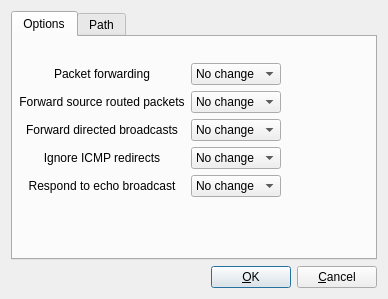
<?xml version="1.0" encoding="UTF-8"?>
<ui version="4.0">
 <class>solarisAdvancedDialog_q</class>
 <widget class="QDialog" name="solarisAdvancedDialog_q">
  <property name="windowModality">
   <enum>Qt::WindowModality::WindowModal</enum>
  </property>
  <property name="geometry">
   <rect>
    <x>0</x>
    <y>0</y>
    <width>388</width>
    <height>299</height>
   </rect>
  </property>
  <property name="windowTitle">
   <string>Solaris: advanced settings</string>
  </property>
  <layout class="QGridLayout">
   <property name="margin" stdset="0">
    <number>11</number>
   </property>
   <property name="spacing">
    <number>6</number>
   </property>
   <item row="1" column="0">
    <layout class="QHBoxLayout">
     <property name="spacing">
      <number>6</number>
     </property>
     <property name="margin" stdset="0">
      <number>0</number>
     </property>
     <item>
      <spacer>
       <property name="orientation">
        <enum>Qt::Orientation::Horizontal</enum>
       </property>
       <property name="sizeType">
        <enum>QSizePolicy::Policy::Expanding</enum>
       </property>
       <property name="sizeHint" stdset="0">
        <size>
         <width>20</width>
         <height>20</height>
        </size>
       </property>
      </spacer>
     </item>
     <item>
      <widget class="QPushButton" name="buttonOk">
       <property name="text">
        <string>&amp;OK</string>
       </property>
       <property name="shortcut">
        <string/>
       </property>
       <property name="autoDefault">
        <bool>true</bool>
       </property>
       <property name="default">
        <bool>true</bool>
       </property>
      </widget>
     </item>
     <item>
      <widget class="QPushButton" name="buttonCancel">
       <property name="text">
        <string>&amp;Cancel</string>
       </property>
       <property name="shortcut">
        <string/>
       </property>
       <property name="autoDefault">
        <bool>true</bool>
       </property>
      </widget>
     </item>
    </layout>
   </item>
   <item row="0" column="0">
    <widget class="QTabWidget" name="tabWidget">
     <property name="currentIndex">
      <number>0</number>
     </property>
     <widget class="QWidget" name="tab">
      <attribute name="title">
       <string>Options</string>
      </attribute>
      <layout class="QGridLayout">
       <property name="margin" stdset="0">
        <number>6</number>
       </property>
       <property name="spacing">
        <number>6</number>
       </property>
       <item row="4" column="0">
        <widget class="QLabel" name="label553">
         <property name="text">
          <string>Ignore ICMP redirects</string>
         </property>
         <property name="alignment">
          <set>Qt::AlignmentFlag::AlignCenter</set>
         </property>
         <property name="wordWrap">
          <bool>false</bool>
         </property>
        </widget>
       </item>
       <item row="1" column="1">
        <widget class="QComboBox" name="solaris_ip_forward">
         <item>
          <property name="text">
           <string>No change</string>
          </property>
         </item>
         <item>
          <property name="text">
           <string>On</string>
          </property>
         </item>
         <item>
          <property name="text">
           <string>Off</string>
          </property>
         </item>
        </widget>
       </item>
       <item row="3" column="0">
        <widget class="QLabel" name="label555">
         <property name="text">
          <string>Forward directed broadcasts</string>
         </property>
         <property name="alignment">
          <set>Qt::AlignmentFlag::AlignCenter</set>
         </property>
         <property name="wordWrap">
          <bool>false</bool>
         </property>
        </widget>
       </item>
       <item row="5" column="0">
        <widget class="QLabel" name="label554">
         <property name="text">
          <string>Respond to echo broadcast</string>
         </property>
         <property name="alignment">
          <set>Qt::AlignmentFlag::AlignCenter</set>
         </property>
         <property name="wordWrap">
          <bool>false</bool>
         </property>
        </widget>
       </item>
       <item row="5" column="1">
        <widget class="QComboBox" name="solaris_ip_respond_to_echo_broadcast">
         <item>
          <property name="text">
           <string>No change</string>
          </property>
         </item>
         <item>
          <property name="text">
           <string>On</string>
          </property>
         </item>
         <item>
          <property name="text">
           <string>Off</string>
          </property>
         </item>
        </widget>
       </item>
       <item row="3" column="1">
        <widget class="QComboBox" name="solaris_ip_forward_directed_broadcasts">
         <item>
          <property name="text">
           <string>No change</string>
          </property>
         </item>
         <item>
          <property name="text">
           <string>On</string>
          </property>
         </item>
         <item>
          <property name="text">
           <string>Off</string>
          </property>
         </item>
        </widget>
       </item>
       <item row="1" column="0">
        <widget class="QLabel" name="label551">
         <property name="text">
          <string>Packet forwarding</string>
         </property>
         <property name="alignment">
          <set>Qt::AlignmentFlag::AlignCenter</set>
         </property>
         <property name="wordWrap">
          <bool>false</bool>
         </property>
        </widget>
       </item>
       <item row="4" column="1">
        <widget class="QComboBox" name="solaris_ip_ignore_redirect">
         <item>
          <property name="text">
           <string>No change</string>
          </property>
         </item>
         <item>
          <property name="text">
           <string>On</string>
          </property>
         </item>
         <item>
          <property name="text">
           <string>Off</string>
          </property>
         </item>
        </widget>
       </item>
       <item row="2" column="1">
        <widget class="QComboBox" name="solaris_ip_forward_src_routed">
         <item>
          <property name="text">
           <string>No change</string>
          </property>
         </item>
         <item>
          <property name="text">
           <string>On</string>
          </property>
         </item>
         <item>
          <property name="text">
           <string>Off</string>
          </property>
         </item>
        </widget>
       </item>
       <item row="2" column="0">
        <widget class="QLabel" name="label552">
         <property name="text">
          <string>Forward source routed packets</string>
         </property>
         <property name="alignment">
          <set>Qt::AlignmentFlag::AlignCenter</set>
         </property>
         <property name="wordWrap">
          <bool>false</bool>
         </property>
        </widget>
       </item>
       <item row="6" column="0">
        <spacer>
         <property name="orientation">
          <enum>Qt::Orientation::Horizontal</enum>
         </property>
         <property name="sizeType">
          <enum>QSizePolicy::Policy::Fixed</enum>
         </property>
         <property name="sizeHint" stdset="0">
          <size>
           <width>151</width>
           <height>20</height>
          </size>
         </property>
        </spacer>
       </item>
       <item row="0" column="0">
        <spacer>
         <property name="orientation">
          <enum>Qt::Orientation::Vertical</enum>
         </property>
         <property name="sizeType">
          <enum>QSizePolicy::Policy::Fixed</enum>
         </property>
         <property name="sizeHint" stdset="0">
          <size>
           <width>20</width>
           <height>20</height>
          </size>
         </property>
        </spacer>
       </item>
       <item row="1" column="2">
        <spacer>
         <property name="orientation">
          <enum>Qt::Orientation::Horizontal</enum>
         </property>
         <property name="sizeType">
          <enum>QSizePolicy::Policy::Expanding</enum>
         </property>
         <property name="sizeHint" stdset="0">
          <size>
           <width>40</width>
           <height>20</height>
          </size>
         </property>
        </spacer>
       </item>
       <item row="6" column="1">
        <spacer>
         <property name="orientation">
          <enum>Qt::Orientation::Vertical</enum>
         </property>
         <property name="sizeType">
          <enum>QSizePolicy::Policy::Expanding</enum>
         </property>
         <property name="sizeHint" stdset="0">
          <size>
           <width>20</width>
           <height>40</height>
          </size>
         </property>
        </spacer>
       </item>
      </layout>
     </widget>
     <widget class="QWidget" name="tab1">
      <attribute name="title">
       <string>Path</string>
      </attribute>
      <layout class="QGridLayout">
       <property name="margin" stdset="0">
        <number>6</number>
       </property>
       <property name="spacing">
        <number>6</number>
       </property>
       <item row="1" column="2">
        <widget class="QLineEdit" name="solaris_path_ipf">
         <property name="minimumSize">
          <size>
           <width>200</width>
           <height>0</height>
          </size>
         </property>
        </widget>
       </item>
       <item row="1" column="1">
        <widget class="QLabel" name="label580">
         <property name="text">
          <string>ipf:</string>
         </property>
         <property name="alignment">
          <set>Qt::AlignmentFlag::AlignCenter</set>
         </property>
         <property name="wordWrap">
          <bool>false</bool>
         </property>
        </widget>
       </item>
       <item row="2" column="1">
        <widget class="QLabel" name="label581">
         <property name="text">
          <string>ipnat:</string>
         </property>
         <property name="alignment">
          <set>Qt::AlignmentFlag::AlignCenter</set>
         </property>
         <property name="wordWrap">
          <bool>false</bool>
         </property>
        </widget>
       </item>
       <item row="2" column="2">
        <widget class="QLineEdit" name="solaris_path_ipnat">
         <property name="minimumSize">
          <size>
           <width>200</width>
           <height>0</height>
          </size>
         </property>
        </widget>
       </item>
       <item row="0" column="0" colspan="4">
        <widget class="QLabel" name="label579">
         <property name="text">
          <string>Specify directory path and a file name for the following utilities on the OS your firewall machine is running. Leave these empty if you want to use default values.</string>
         </property>
         <property name="alignment">
          <set>Qt::AlignmentFlag::AlignCenter</set>
         </property>
         <property name="wordWrap">
          <bool>true</bool>
         </property>
        </widget>
       </item>
       <item row="1" column="0">
        <spacer>
         <property name="orientation">
          <enum>Qt::Orientation::Horizontal</enum>
         </property>
         <property name="sizeType">
          <enum>QSizePolicy::Policy::Expanding</enum>
         </property>
         <property name="sizeHint" stdset="0">
          <size>
           <width>40</width>
           <height>20</height>
          </size>
         </property>
        </spacer>
       </item>
       <item row="1" column="3">
        <spacer>
         <property name="orientation">
          <enum>Qt::Orientation::Horizontal</enum>
         </property>
         <property name="sizeType">
          <enum>QSizePolicy::Policy::Expanding</enum>
         </property>
         <property name="sizeHint" stdset="0">
          <size>
           <width>40</width>
           <height>20</height>
          </size>
         </property>
        </spacer>
       </item>
       <item row="3" column="2">
        <spacer>
         <property name="orientation">
          <enum>Qt::Orientation::Vertical</enum>
         </property>
         <property name="sizeType">
          <enum>QSizePolicy::Policy::Expanding</enum>
         </property>
         <property name="sizeHint" stdset="0">
          <size>
           <width>20</width>
           <height>40</height>
          </size>
         </property>
        </spacer>
       </item>
      </layout>
     </widget>
    </widget>
   </item>
  </layout>
 </widget>
 <layoutdefault spacing="6" margin="11"/>
 <tabstops>
  <tabstop>tabWidget</tabstop>
  <tabstop>solaris_ip_forward</tabstop>
  <tabstop>solaris_ip_forward_src_routed</tabstop>
  <tabstop>solaris_ip_forward_directed_broadcasts</tabstop>
  <tabstop>solaris_ip_ignore_redirect</tabstop>
  <tabstop>solaris_ip_respond_to_echo_broadcast</tabstop>
  <tabstop>solaris_path_ipf</tabstop>
  <tabstop>solaris_path_ipnat</tabstop>
  <tabstop>buttonOk</tabstop>
  <tabstop>buttonCancel</tabstop>
 </tabstops>
 <resources/>
 <connections>
  <connection>
   <sender>buttonOk</sender>
   <signal>clicked()</signal>
   <receiver>solarisAdvancedDialog_q</receiver>
   <slot>accept()</slot>
   <hints>
    <hint type="sourcelabel">
     <x>20</x>
     <y>20</y>
    </hint>
    <hint type="destinationlabel">
     <x>20</x>
     <y>20</y>
    </hint>
   </hints>
  </connection>
  <connection>
   <sender>buttonCancel</sender>
   <signal>clicked()</signal>
   <receiver>solarisAdvancedDialog_q</receiver>
   <slot>reject()</slot>
   <hints>
    <hint type="sourcelabel">
     <x>20</x>
     <y>20</y>
    </hint>
    <hint type="destinationlabel">
     <x>20</x>
     <y>20</y>
    </hint>
   </hints>
  </connection>
 </connections>
</ui>
